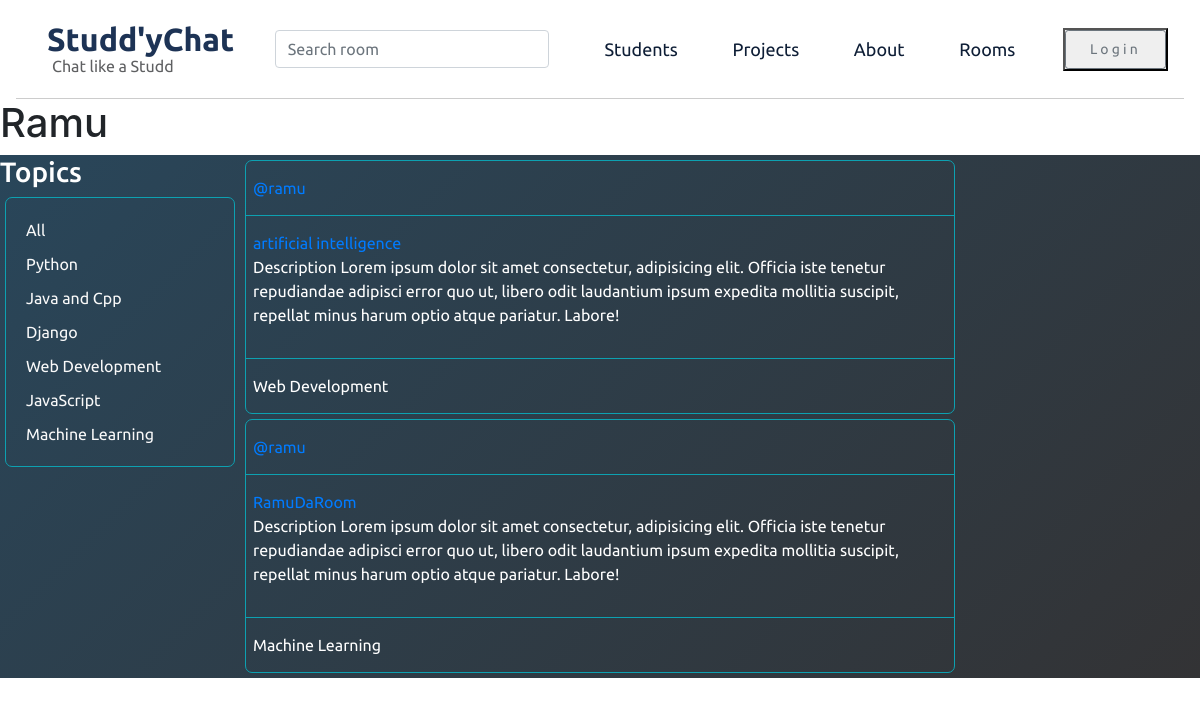
/user-profile/3/, run on the app's committed database.
### base/models.py (models this page shows, shortened)
class Topic(models.Model):
    name = models.CharField(max_length=200)
    def __str__(self):
        return self.name

class Room(models.Model):
    host = models.ForeignKey(User,on_delete=models.SET_NULL,null=True)
    topic = models.ForeignKey(Topic,on_delete=models.SET_NULL,null=True)
    name = models.CharField(max_length=200)
    description = models.TextField(null=True,blank=True)
    participants = models.ManyToManyField(User,related_name='participants',blank=True)
    updated = models.DateTimeField(auto_now=True)
    created = models.DateTimeField(auto_now_add=True)
    class Meta:
        ordering = ['-updated','-created']

### base/views.py (the view)
# urls.py: path('user-profile/<str:pk>/',views.userProfile,name='user-profile'),
def userProfile(request,pk):
    user = User.objects.get(id=pk)
    rooms = user.room_set.all()
    room_messages = user.message_set.all()
    topics = Topic.objects.all()
    context = {'user':user,'rooms':rooms,'room_messages':room_messages,
               'topics':topics}
    return render(request,'base/profile.html',context)

### base/templates/base/profile.html (shortened to what this page needs)
{% extends 'main.html'%}
{%block content%}
<h1>{{user.username | capfirst}}</h1>
<div class="profile-container grid-container">
    <div>
        {% include 'base/topics_component.html'%}
    </div>
    <div>
        {% include 'base/feed_component.html'%}
    </div>
    <div>
    </div>
</div>
{%endblock content%}

### base/templates/base/topics_component.html
<h3>Topics</h3>
<div class="topics-container">
<a href="{% url 'home' %}">All</a>
  {% for topic in topics%}
  <a href="{% url 'home' %}?q={{topic.name}}">{{topic}}</a>
{%endfor%}
</div>

### base/templates/base/feed_component.html (shortened to what this page needs)
  {% for room in rooms%}
  <div class="room-container">
    <div class="room-user"><a href="{% url 'user-profile' room.host.id %}">@{{room.host.username}}</a>
    </div>
    <div class="room-mid">
      <a href="{% url 'room' room.id%}">{{room.name}}</a>
      <p>Description Lorem ipsum dolor sit amet consectetur, adipisicing elit.
         Officia iste tenetur repudiandae adipisci error quo ut, libero odit
         laudantium ipsum expedita mollitia suscipit, repellat minus harum optio
         atque pariatur. Labore!</p>
    </div>
    <div class="room-bottom">{{room.topic}}</div>
  </div>
  {%endfor%}

### static/style/style.css (style rules this page uses)
* { margin: 0; padding: 0; font-family: 'Montserrat', sans-serif; font-family: 'Poppins', sans-serif; font-family: 'Roboto', sans-serif; font-family: 'Ubuntu', sans-serif; }
a { text-decoration: none; }
.grid-container { background-color: hsla(198, 16%, 75%, 0.902); background-image: linear-gradient(135deg, #29465a 0%, #333335 100%); margin-bottom:370px; display: grid; height: fit-content; grid-template-columns: 24% 52% 24%; color: #ffffff; }
.room-container { height: fit-content; border:1px solid#0da1b1; margin: 5px; border-radius: 7px; }
.room-user { padding: 15px 7px; border-bottom:1px solid#0da1b1; }
.room-mid { padding: 15px 7px; height: fit-content; border-bottom:1px solid#0da1b1; }
.room-bottom { padding: 15px 7px; }
.topics-container { height: fit-content; border:1px solid#0da1b1; margin: 5px; border-radius: 7px; display: flex; flex-direction: column; padding: 15px; }
.topics-container a { margin: 5px; color: #f9f9f9; }

### base/templates/base/profile.html (style rules this page uses)
.profile-container { display: grid; grid-template-columns: 1fr 3fr 1fr; }

### data on the page
Topic: name "Python"
Topic: name "Java and Cpp"
Topic: name "Django"
Topic: name "Web Development"
Topic: name "JavaScript"
Topic: name "Machine Learning"
Room: host.username "ramu", name "artificial intelligence", topic "Web Development"
Room: host.username "ramu", name "RamuDaRoom", topic "Machine Learning"

### other printed values
{{ user.username | capfirst }} "Ramu"
